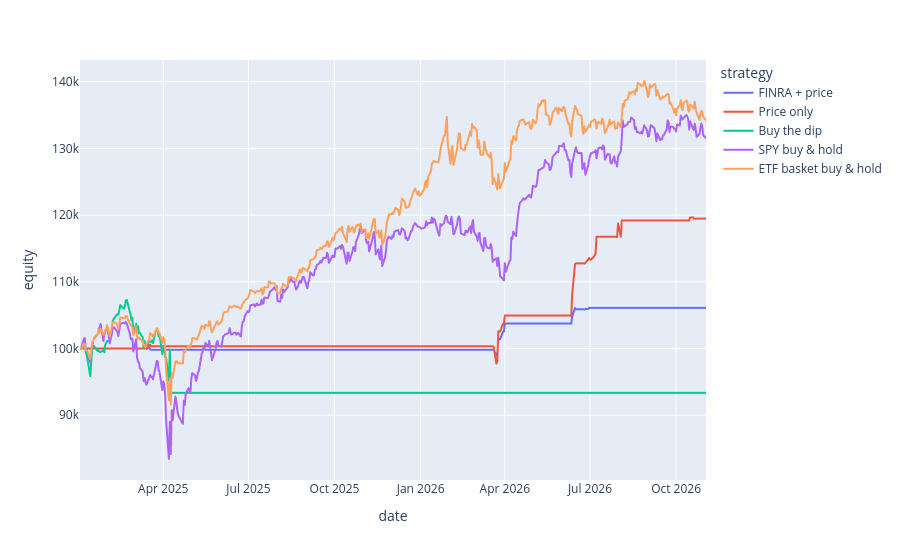

Here is the notebook cell this chart was saved with:
### Code cell
import plotly.express as px
curves = pd.read_parquet("artifacts/curves.parquet")
px.line(curves, x="date", y="equity", color="strategy")

### Figure 1 — Plotly figure (JSON) as saved in the notebook; plotly's stock layout.template omitted (floating-point values rounded to 4 significant figures; data arrays with more than 128 entries replaced by an {"elided": "..."} marker saying what was removed)
{"data": [{"hovertemplate": "strategy=FINRA + price<br>date=%{x}<br>equity=%{y}<extra></extra>", "legendgroup": "FINRA + price", "line": {"color": "#636efa", "dash": "solid"}, "marker": {"symbol": "circle"}, "mode": "lines", "name": "FINRA + price", "showlegend": true, "type": "scattergl", "x": {"elided": "460 str values"}, "xaxis": "x", "y": {"elided": "460 float values"}, "yaxis": "y"}, {"hovertemplate": "strategy=Price only<br>date=%{x}<br>equity=%{y}<extra></extra>", "legendgroup": "Price only", "line": {"color": "#EF553B", "dash": "solid"}, "marker": {"symbol": "circle"}, "mode": "lines", "name": "Price only", "showlegend": true, "type": "scattergl", "x": {"elided": "460 str values"}, "xaxis": "x", "y": {"elided": "460 float values"}, "yaxis": "y"}, {"hovertemplate": "strategy=Buy the dip<br>date=%{x}<br>equity=%{y}<extra></extra>", "legendgroup": "Buy the dip", "line": {"color": "#00cc96", "dash": "solid"}, "marker": {"symbol": "circle"}, "mode": "lines", "name": "Buy the dip", "showlegend": true, "type": "scattergl", "x": {"elided": "460 str values"}, "xaxis": "x", "y": {"elided": "460 float values"}, "yaxis": "y"}, {"hovertemplate": "strategy=SPY buy & hold<br>date=%{x}<br>equity=%{y}<extra></extra>", "legendgroup": "SPY buy & hold", "line": {"color": "#ab63fa", "dash": "solid"}, "marker": {"symbol": "circle"}, "mode": "lines", "name": "SPY buy & hold", "showlegend": true, "type": "scattergl", "x": {"elided": "460 str values"}, "xaxis": "x", "y": {"elided": "460 float values"}, "yaxis": "y"}, {"hovertemplate": "strategy=ETF basket buy & hold<br>date=%{x}<br>equity=%{y}<extra></extra>", "legendgroup": "ETF basket buy & hold", "line": {"color": "#FFA15A", "dash": "solid"}, "marker": {"symbol": "circle"}, "mode": "lines", "name": "ETF basket buy & hold", "showlegend": true, "type": "scattergl", "x": {"elided": "460 str values"}, "xaxis": "x", "y": {"elided": "460 float values"}, "yaxis": "y"}], "layout": {"legend": {"title": {"text": "strategy"}, "tracegroupgap": 0}, "margin": {"t": 60}, "xaxis": {"anchor": "y", "domain": [0.0, 1.0], "title": {"text": "date"}}, "yaxis": {"anchor": "x", "domain": [0.0, 1.0], "title": {"text": "equity"}}}}
